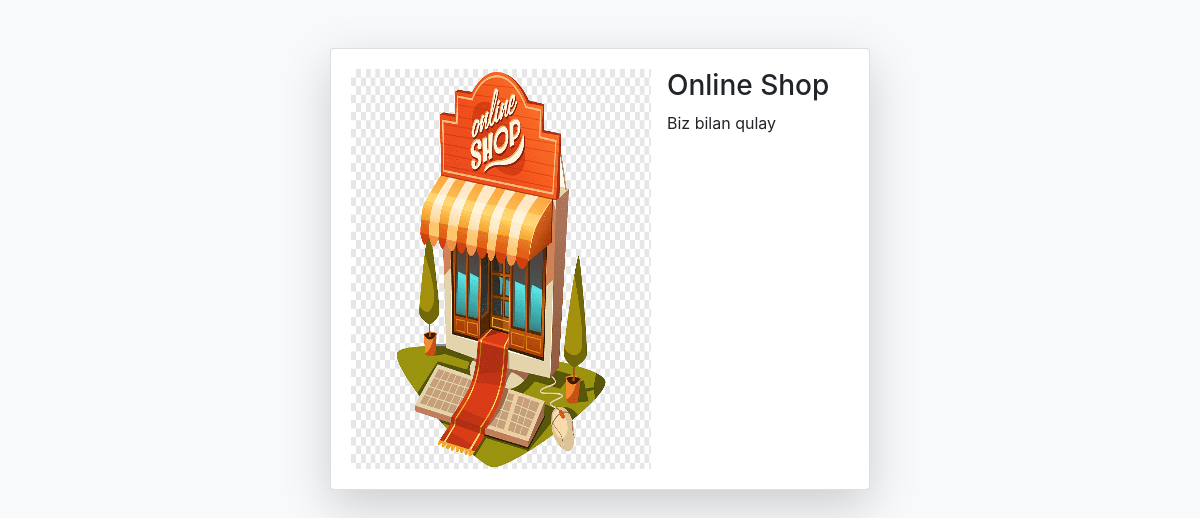
/main/back-office/banner/detail/4/, run on the app's committed database.
### Goods/models.py (models this page shows, shortened)
class Banner(models.Model):
    title = models.CharField(max_length=255)
    sub_title = models.CharField(max_length=255, blank=True, null=True)
    img = models.ImageField(upload_to='banners/')
    is_active = models.BooleanField(default=True)

### Goods/back-office/banner/views.py (the view)
# urls.py: path('detail/<int:id>/', views.detailBanner, name='detailBanner'),
def detailBanner(request, id):
    queryset = models.Banner.objects.get(id=id)
    context = {}
    context['queryset'] = queryset
    return render(request, 'back-office/banner/detail.html', context)

### templates/back-office/banner/detail.html (shortened to what this page needs)
<!DOCTYPE html>
<html lang="en">
<head>
    <link href="https://maxcdn.bootstrapcdn.com/bootstrap/4.5.2/css/bootstrap.min.css" rel="stylesheet">
</head>
<body class="bg-light">
    <div class="container mt-5">
        <div class="row justify-content-center">
            <div class="col-lg-6 col-md-8 col-sm-10">
                <div class="card bg-white shadow-lg">
                    <div class="card-body">
                        <div class="media">
                            <img src="{{ queryset.img.url }}" class="mr-3" alt="{{ queryset.title }}" height="400px" width="300px">
                            <div class="media-body">
                                <h3 class="mt-0">{{ queryset.title }}</h3>
                                <p>{{ queryset.sub_title }}</p>
                            </div>
                        </div>
                    </div>
                </div>
            </div>
        </div>
    </div>
</body>
</html>

### data on the page
Banner: img (picture), title "Online Shop", sub_title "Biz bilan qulay"
